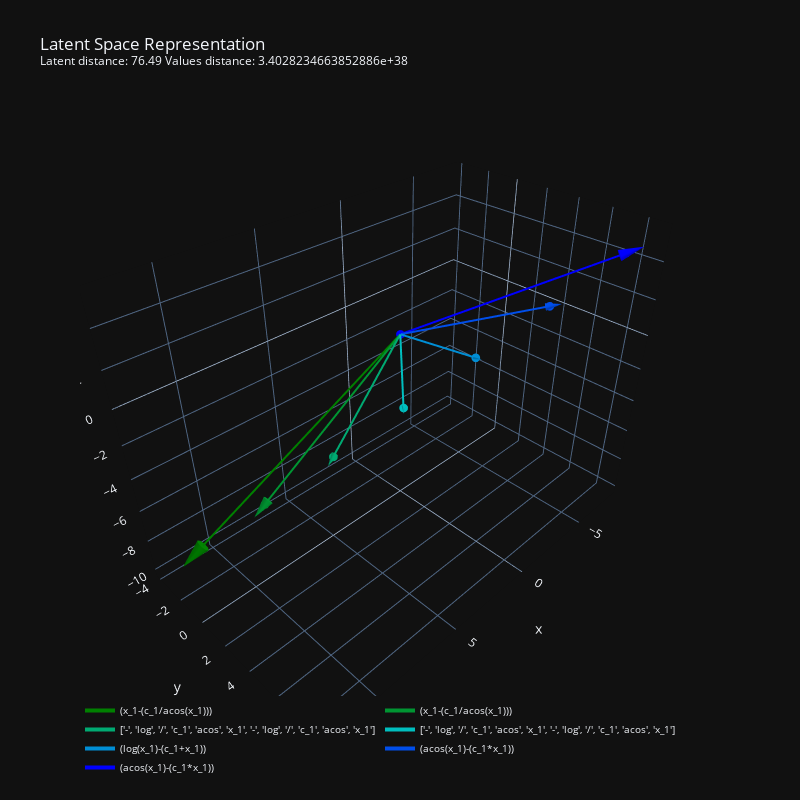

This figure's notebook cell:
### Code cell
from src.evaluation import plot_latent_vectors

# TODO: add distances to hovertext
plot_latent_vectors(
    z_list, interpolated_df, results, distance_matrix_lat, distance_matrix_values
)

### Figure 1 — Plotly figure (JSON) as saved in the notebook; plotly's stock layout.template omitted (floating-point values rounded to 4 significant figures)
{"data": [{"colorscale": [[0, "#008000"], [1, "#008000"]], "hoverinfo": "none", "showscale": false, "sizeref": 0.1, "type": "cone", "u": [11.33], "v": [-2.82], "w": [-8.919], "x": [11.33], "y": [-2.82], "z": [-8.919]}, {"colorscale": [[0, "#009532"], [1, "#009532"]], "hoverinfo": "none", "showscale": false, "sizeref": 0.1, "type": "cone", "u": [8.286], "v": [-1.025], "w": [-6.678], "x": [8.286], "y": [-1.025], "z": [-6.678]}, {"colorscale": [[0, "#00aa72"], [1, "#00aa72"]], "hoverinfo": "none", "showscale": false, "sizeref": 0.1, "type": "cone", "u": [5.238], "v": [0.7704], "w": [-4.436], "x": [5.238], "y": [0.7704], "z": [-4.436]}, {"colorscale": [[0, "#00bfbf"], [1, "#00bfbf"]], "hoverinfo": "none", "showscale": false, "sizeref": 0.1, "type": "cone", "u": [2.19], "v": [2.565], "w": [-2.194], "x": [2.19], "y": [2.565], "z": [-2.194]}, {"colorscale": [[0, "#008ed5"], [1, "#008ed5"]], "hoverinfo": "none", "showscale": false, "sizeref": 0.1, "type": "cone", "u": [-0.8584], "v": [4.36], "w": [0.04793], "x": [-0.8584], "y": [4.36], "z": [0.04793]}, {"colorscale": [[0, "#004eea"], [1, "#004eea"]], "hoverinfo": "none", "showscale": false, "sizeref": 0.1, "type": "cone", "u": [-3.907], "v": [6.156], "w": [2.29], "x": [-3.907], "y": [6.156], "z": [2.29]}, {"colorscale": [[0, "#00f"], [1, "#00f"]], "hoverinfo": "none", "showscale": false, "sizeref": 0.1, "type": "cone", "u": [-6.955], "v": [7.951], "w": [4.532], "x": [-6.955], "y": [7.951], "z": [4.532]}, {"hoverinfo": "x+y+z+text", "hovertext": "(x_1-(c_1/acos(x_1)))", "line": {"color": "#008000", "width": 4}, "marker": {"color": "#008000", "size": 0}, "name": "(x_1-(c_1/acos(x_1)))", "type": "scatter3d", "x": [0, 11.33], "y": [0, -2.82], "z": [0, -8.919]}, {"hoverinfo": "x+y+z+text", "hovertext": "(x_1-(c_1/acos(x_1)))", "line": {"color": "#009532", "width": 4}, "marker": {"color": "#009532", "size": 0}, "name": "(x_1-(c_1/acos(x_1)))", "type": "scatter3d", "x": [0, 8.286], "y": [0, -1.025], "z": [0, -6.678]}, {"hoverinfo": "x+y+z+text", "hovertext": "['-', 'log', '/', 'c_1', 'acos', 'x_1', '-', 'log', '/', 'c_1', 'acos', 'x_1']", "line": {"color": "#00aa72", "width": 4}, "marker": {"color": "#00aa72", "size": 0}, "name": "['-', 'log', '/', 'c_1', 'acos', 'x_1', '-', 'log', '/', 'c_1', 'acos', 'x_1']", "type": "scatter3d", "x": [0, 5.238], "y": [0, 0.7704], "z": [0, -4.436]}, {"hoverinfo": "x+y+z+text", "hovertext": "['-', 'log', '/', 'c_1', 'acos', 'x_1', '-', 'log', '/', 'c_1', 'acos', 'x_1']", "line": {"color": "#00bfbf", "width": 4}, "marker": {"color": "#00bfbf", "size": 0}, "name": "['-', 'log', '/', 'c_1', 'acos', 'x_1', '-', 'log', '/', 'c_1', 'acos', 'x_1']", "type": "scatter3d", "x": [0, 2.19], "y": [0, 2.565], "z": [0, -2.194]}, {"hoverinfo": "x+y+z+text", "hovertext": "(log(x_1)-(c_1+x_1))", "line": {"color": "#008ed5", "width": 4}, "marker": {"color": "#008ed5", "size": 0}, "name": "(log(x_1)-(c_1+x_1))", "type": "scatter3d", "x": [0, -0.8584], "y": [0, 4.36], "z": [0, 0.04793]}, {"hoverinfo": "x+y+z+text", "hovertext": "(acos(x_1)-(c_1*x_1))", "line": {"color": "#004eea", "width": 4}, "marker": {"color": "#004eea", "size": 0}, "name": "(acos(x_1)-(c_1*x_1))", "type": "scatter3d", "x": [0, -3.907], "y": [0, 6.156], "z": [0, 2.29]}, {"hoverinfo": "x+y+z+text", "hovertext": "(acos(x_1)-(c_1*x_1))", "line": {"color": "#00f", "width": 4}, "marker": {"color": "#00f", "size": 0}, "name": "(acos(x_1)-(c_1*x_1))", "type": "scatter3d", "x": [0, -6.955], "y": [0, 7.951], "z": [0, 4.532]}], "layout": {"height": 800, "legend": {"font": {"size": 10}, "orientation": "h", "title": {"font": {"size": 2}}, "x": 0, "yanchor": "bottom"}, "title": {"text": "Latent Space Representation <br><sup>Latent distance: 76.49 Values distance: 3.4028234663852886e+38</sup> "}, "width": 800}}
